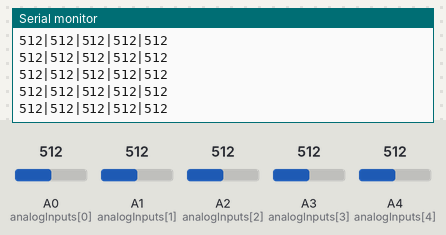
The sketch below on a simulated Arduino Uno, built with avr-gcc and run on an emulated ATmega328P. On the bench: the last lines printed to the serial monitor. Inputs (shaded band) come from the test bench; at power-on: A0 (analogInputs[0]) = 512, A1 (analogInputs[1]) = 512, A2 (analogInputs[2]) = 512, A3 (analogInputs[3]) = 512, A4 (analogInputs[4]) = 512.

Above: at 1.2 s.
1.3 s: A0 (analogInputs[0]) set to 107
At 2.2 s:
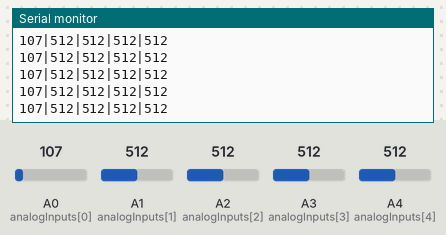
2.8 s: A0 (analogInputs[0]) set to 89
At 3.6 s:
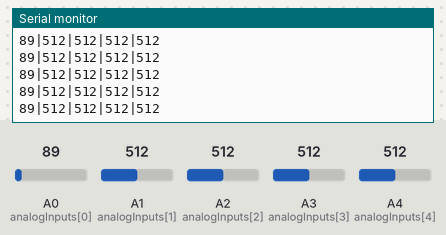
Timing chart, 0 to 5.8 s (numbered marks = the images above; inputs shaded):
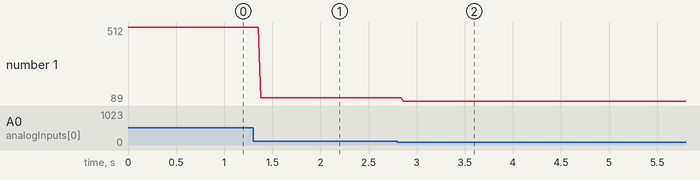

The sketch:

ArduinoScript.ino
```cpp
const int NUM_SLIDERS = 5;
const int analogInputs[NUM_SLIDERS] = {A0, A1, A2, A3, A4};

int analogSliderValues[NUM_SLIDERS];

void setup() {
  for (int i = 0; i < NUM_SLIDERS; i++) {
    pinMode(analogInputs[i], INPUT);
  }
  Serial.begin(9600);
}

void loop() {
  sendSliderValues();
  delay(10);
}

void sendSliderValues() {
  String printString = String("");

  for (int i = 0; i < NUM_SLIDERS; i++) {
    printString += String((int)analogRead(analogInputs[i]));

    if (i < NUM_SLIDERS - 1) {
      printString += String("|");
    }
  }

  Serial.println(printString);
}
```

Measured:
- after the input at 1.3 s, the serial monitor: prints a new line after 0.08 s (image 1)
- after the input at 2.8 s, the serial monitor: prints a new line after 0.06 s (image 2)
- plotted number 1: 512 → 107 after the input at 1.3 s, 107 → 89 after the input at 2.8 s
